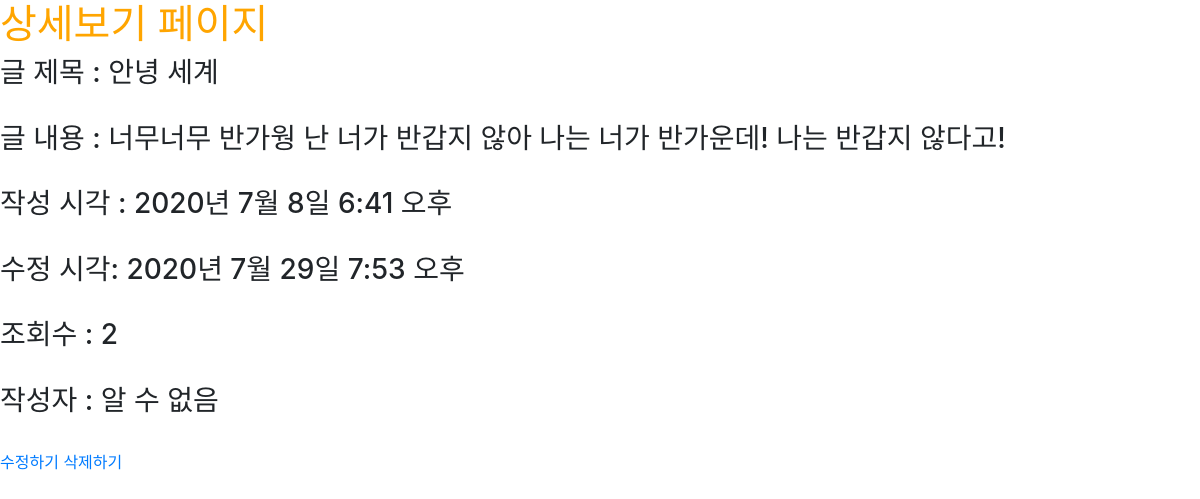
Page /posts/show/3 on the committed database.
### posts/models.py (models this page shows)
class Post(models.Model):
    title = models.CharField(max_length=50, null=False)
    content = models.TextField()
    view_count = models.IntegerField(default = 0)
    created_at = models.DateTimeField(auto_now_add = True)
    updated_at = models.DateTimeField(auto_now = True)
    image = models.ImageField(upload_to='images/', null=True)
    user = models.ForeignKey(User, on_delete = models.CASCADE, null=True)

### posts/views.py (the view)
# urls.py: path('show/<int:id>', show, name="show"),
def show(request, id):
    post = Post.objects.get(pk=id)
    post.view_count += 1
    post.save()
    return render(request, 'posts/show.html', {'post': post})

### posts/templates/posts/show.html (shortened to what this page needs)
{% extends 'base.html' %}
{% block content %}
    <h1>상세보기 페이지</h1>
    <h3>글 제목 : {{ post.title }} </h3><br>
    <h3>글 내용 : {{ post.content }} </h3><br>
    <h3>작성 시각 : {{ post.created_at }} </h3><br>
    <h3>수정 시각: {{ post.updated_at }}</h3><br>
    <h3>조회수 : {{ post.view_count }} </h3><br>
    {% if post.user %}
        <h3>작성자 : {{ post.user }} </h3><br>
    {% else %}
        <h3>작성자 : 알 수 없음 </h3><br>
    {% endif %}
    <a href="{% url 'posts:update' post.pk %}">수정하기</a>
    <a href="{% url 'posts:delete' post.pk %}">삭제하기</a>
{% endblock %}

### myblog/static/css/project.css (style rules this page uses)
h1 { color: orange; }

### rows in the picture
Post: title "안녕 세계", content "너무너무 반가웡 난 너가 반갑지 않아 나는 너가 반가운데! 나는 반갑지 않다고!", created_at "2020년 7월 8일 6:41 오후", updated_at "2020년 7월 29일 7:53 오후", view_count "2"
